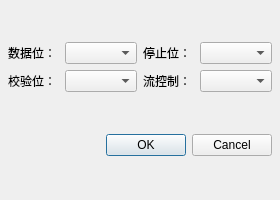
<?xml version="1.0" encoding="UTF-8"?>
<ui version="4.0">
 <class>SerialSettingsDialog</class>
 <widget class="QDialog" name="SerialSettingsDialog">
  <property name="geometry">
   <rect>
    <x>0</x>
    <y>0</y>
    <width>280</width>
    <height>200</height>
   </rect>
  </property>
  <property name="windowTitle">
   <string>串口高级设置</string>
  </property>
  <layout class="QVBoxLayout" name="verticalLayout">
   <property name="spacing">
    <number>8</number>
   </property>
   <property name="leftMargin">
    <number>8</number>
   </property>
   <property name="topMargin">
    <number>8</number>
   </property>
   <property name="rightMargin">
    <number>8</number>
   </property>
   <property name="bottomMargin">
    <number>8</number>
   </property>
   <item>
    <layout class="QGridLayout" name="gridLayout">
     <property name="spacing">
      <number>6</number>
     </property>
     <item row="0" column="0">
      <widget class="QLabel" name="databitsLabel">
       <property name="text">
        <string>数据位：</string>
       </property>
      </widget>
     </item>
     <item row="0" column="1">
      <widget class="QComboBox" name="databitsComboBox"/>
     </item>
     <item row="0" column="2">
      <widget class="QLabel" name="stopbitsLabel">
       <property name="text">
        <string>停止位：</string>
       </property>
      </widget>
     </item>
     <item row="0" column="3">
      <widget class="QComboBox" name="stopbitsComboBox"/>
     </item>
     <item row="1" column="0">
      <widget class="QLabel" name="parityLabel">
       <property name="text">
        <string>校验位：</string>
       </property>
      </widget>
     </item>
     <item row="1" column="1">
      <widget class="QComboBox" name="parityComboBox"/>
     </item>
     <item row="1" column="2">
      <widget class="QLabel" name="flowcontrolLabel">
       <property name="text">
        <string>流控制：</string>
       </property>
      </widget>
     </item>
     <item row="1" column="3">
      <widget class="QComboBox" name="flowcontrolComboBox"/>
     </item>
    </layout>
   </item>
   <item>
    <widget class="QDialogButtonBox" name="buttonBox">
     <property name="standardButtons">
      <set>QDialogButtonBox::Cancel|QDialogButtonBox::Ok</set>
     </property>
    </widget>
   </item>
  </layout>
 </widget>
 <resources/>
 <connections/>
</ui>
